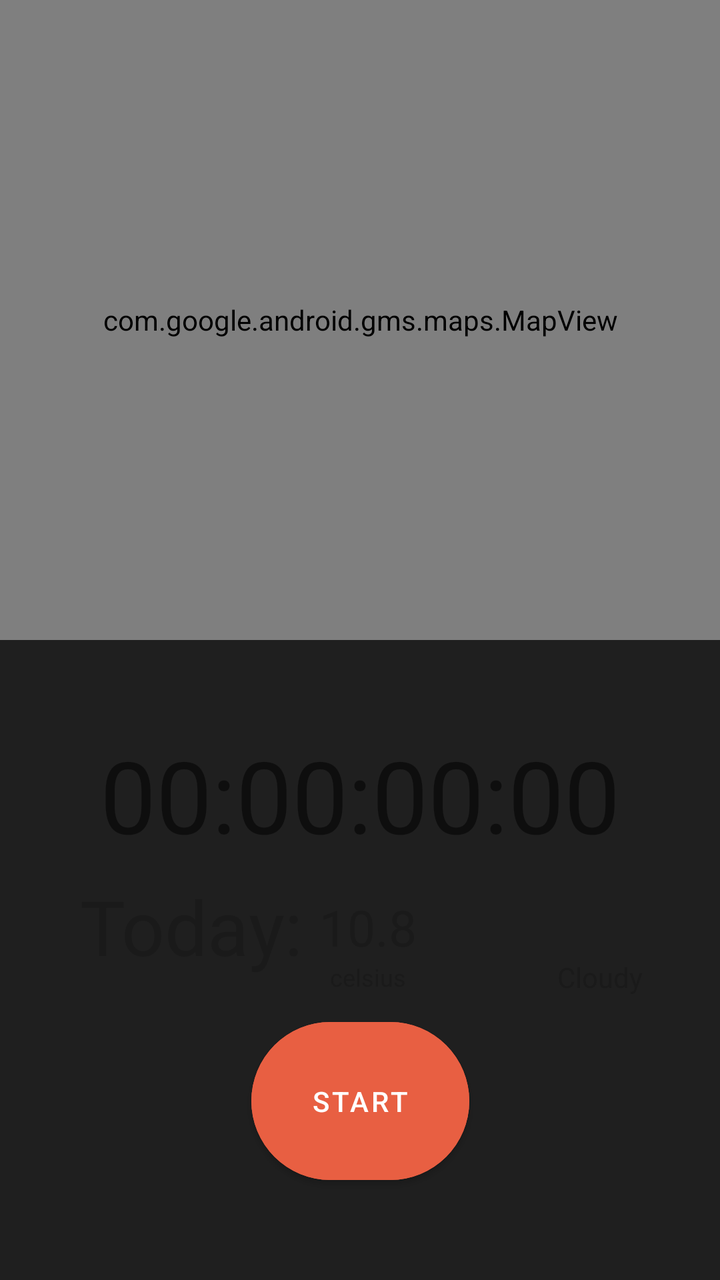
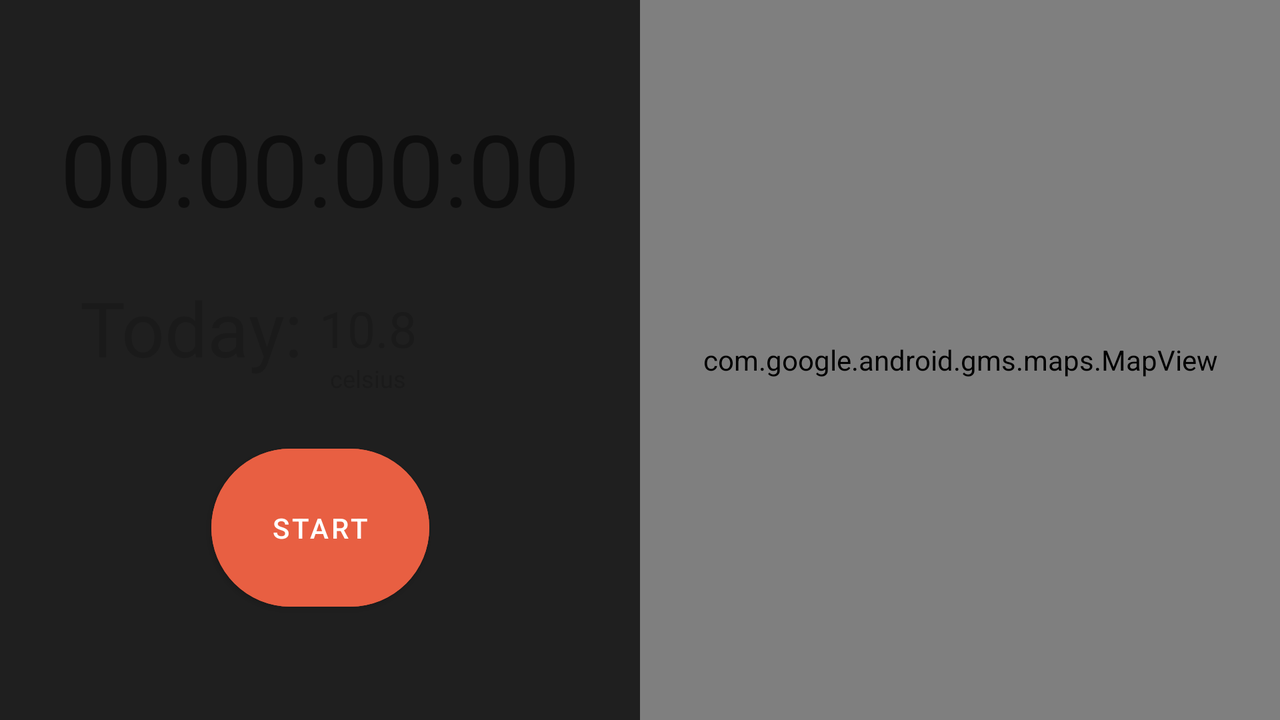

Compare how this app lays out the same screen by default and in its alternative resource folder. The renders come first, then the two layout files and the values they reference.
<!-- AndroidManifest.xml: application theme Theme.BurnIt -->
<!-- res/layout/fragment_tracking.xml -->
<?xml version="1.0" encoding="utf-8"?>
<androidx.constraintlayout.widget.ConstraintLayout xmlns:android="http://schemas.android.com/apk/res/android"
    xmlns:app="http://schemas.android.com/apk/res-auto"
    xmlns:tools="http://schemas.android.com/tools"
    android:layout_width="match_parent"
    android:layout_height="match_parent"
    tools:context=".ui.TrackingFragment">


    <androidx.constraintlayout.widget.ConstraintLayout
        android:id="@+id/clInnerLayout"
        android:layout_width="match_parent"
        android:layout_height="0dp"
        android:background="@color/primaryDark"
        app:layout_constraintBottom_toBottomOf="parent"
        app:layout_constraintEnd_toEndOf="parent"
        app:layout_constraintHorizontal_bias="0.5"
        app:layout_constraintStart_toStartOf="parent"
        app:layout_constraintTop_toBottomOf="@+id/mapView">

        <com.google.android.material.textview.MaterialTextView
            android:id="@+id/tvTimer"
            android:layout_width="wrap_content"
            android:layout_height="wrap_content"
            android:text="@string/timer"
            android:textSize="50sp"
            app:layout_constraintBottom_toTopOf="@+id/btnToggleRun"
            app:layout_constraintEnd_toEndOf="parent"
            app:layout_constraintHorizontal_bias="0.5"
            app:layout_constraintStart_toStartOf="parent"
            app:layout_constraintTop_toTopOf="parent" />

        <androidx.constraintlayout.widget.ConstraintLayout
            android:id="@+id/clWeatherInfo"
            android:layout_width="match_parent"
            android:layout_height="wrap_content"
            android:alpha=".3"
            app:layout_constraintBottom_toTopOf="@id/btnToggleRun"
            app:layout_constraintEnd_toEndOf="parent"
            app:layout_constraintStart_toStartOf="parent"
            app:layout_constraintTop_toBottomOf="@id/tvTimer">

            <com.google.android.material.textview.MaterialTextView
                android:id="@+id/today"
                android:layout_width="wrap_content"
                android:layout_height="wrap_content"
                android:layout_marginStart="40dp"
                android:text="@string/today"
                android:textSize="38sp"
                app:layout_constraintStart_toStartOf="@id/clWeatherInfo"
                app:layout_constraintTop_toTopOf="@id/clWeatherInfo" />

            <com.google.android.material.textview.MaterialTextView
                android:id="@+id/degrees"
                android:layout_width="wrap_content"
                android:layout_height="wrap_content"
                android:layout_marginStart="8dp"
                android:layout_marginBottom="8dp"
                android:gravity="center"
                android:text="@string/_10_8"
                android:textSize="25sp"
                app:layout_constraintBottom_toBottomOf="@id/today"
                app:layout_constraintStart_toEndOf="@id/today" />

            <com.google.android.material.textview.MaterialTextView
                android:layout_width="wrap_content"
                android:layout_height="wrap_content"
                android:text="@string/celsius"
                android:textSize="12sp"
                app:layout_constraintEnd_toEndOf="@id/degrees"
                app:layout_constraintStart_toStartOf="@id/degrees"
                app:layout_constraintTop_toBottomOf="@id/degrees" />

            <ImageView
                android:id="@+id/weatherIcon"
                android:layout_width="40dp"
                android:layout_height="40dp"
                android:layout_marginEnd="40dp"
                android:src="@drawable/cloudy"
                app:layout_constraintBottom_toBottomOf="@id/degrees"
                app:layout_constraintEnd_toEndOf="@id/clWeatherInfo"
                app:layout_constraintTop_toTopOf="@id/clWeatherInfo"
                app:tint="@color/colorWhite" />
            <TextView
                android:id="@+id/weatherType"
                android:layout_width="wrap_content"
                android:layout_height="wrap_content"
                android:text="@string/cloudy"
                app:layout_constraintStart_toStartOf="@id/weatherIcon"
                app:layout_constraintEnd_toEndOf="@+id/weatherIcon"
                app:layout_constraintTop_toBottomOf="@id/weatherIcon"/>

        </androidx.constraintlayout.widget.ConstraintLayout>

        <com.google.android.material.button.MaterialButton
            android:id="@+id/btnToggleRun"
            android:layout_width="wrap_content"
            android:layout_height="wrap_content"
            android:layout_marginTop="30dp"
            android:backgroundTint="@color/colorPrimary"
            android:padding="30dp"
            android:text="@string/start"
            app:cornerRadius="150dp"
            app:layout_constraintBottom_toBottomOf="parent"
            app:layout_constraintEnd_toStartOf="@+id/btnFinishRun"
            app:layout_constraintHorizontal_bias="0.5"
            app:layout_constraintStart_toStartOf="parent"
            app:layout_constraintTop_toBottomOf="@+id/tvTimer" />

        <com.google.android.material.button.MaterialButton
            android:id="@+id/btnFinishRun"
            android:layout_width="wrap_content"
            android:layout_height="wrap_content"
            android:layout_marginTop="30dp"
            android:backgroundTint="@color/colorPrimary"
            android:padding="30dp"
            android:text="@string/finish_run"
            app:cornerRadius="150dp"
            android:visibility="gone"
            app:layout_constraintBottom_toBottomOf="parent"
            app:layout_constraintEnd_toEndOf="parent"
            app:layout_constraintHorizontal_bias="0.5"
            app:layout_constraintStart_toEndOf="@+id/btnToggleRun"
            app:layout_constraintTop_toBottomOf="@+id/tvTimer" />


    </androidx.constraintlayout.widget.ConstraintLayout>

    <com.google.android.material.textview.MaterialTextView
        android:id="@+id/tvLetsGo"
        android:layout_width="wrap_content"
        android:layout_height="wrap_content"
        android:text="@string/let_s_go_username"
        android:textAlignment="center"
        android:textSize="50sp"
        android:visibility="gone"
        app:layout_constraintBottom_toTopOf="@+id/clInnerLayout"
        app:layout_constraintEnd_toEndOf="parent"
        app:layout_constraintHorizontal_bias="0.5"
        app:layout_constraintStart_toStartOf="parent"
        app:layout_constraintTop_toTopOf="parent" />

    <com.google.android.gms.maps.MapView
        android:id="@+id/mapView"
        android:layout_width="match_parent"
        android:layout_height="0dp"
        app:layout_constraintBottom_toTopOf="@+id/clInnerLayout"
        app:layout_constraintEnd_toEndOf="parent"
        app:layout_constraintHorizontal_bias="0.5"
        app:layout_constraintStart_toStartOf="parent"
        app:layout_constraintTop_toTopOf="parent" />


</androidx.constraintlayout.widget.ConstraintLayout>
<!-- resources referenced by this layout -->
<resources>
  <color name="colorPrimary">#e85f42</color>
  <color name="colorWhite">#ffffff</color>
  <color name="primaryDark">#1f1f1f</color>
  <string name="_10_8">10.8</string>
  <string name="celsius">celsius</string>
  <string name="cloudy">Cloudy</string>
  <string name="finish_run">Finish Run</string>
  <string name="let_s_go_username">Let\'s go, USERNAME!</string>
  <string name="start">Start</string>
  <string name="timer">"00:00:00:00"</string>
  <string name="today">Today:</string>
  <style name="Theme.BurnIt" parent="Theme.MaterialComponents.DayNight.DarkActionBar">
          
          <item name="colorPrimary">@color/purple_500</item>
          <item name="colorPrimaryVariant">@color/purple_700</item>
          <item name="colorOnPrimary">@color/white</item>
          
          <item name="colorSecondary">@color/teal_200</item>
          <item name="colorSecondaryVariant">@color/teal_700</item>
          <item name="colorOnSecondary">@color/black</item>
          
          <item name="android:statusBarColor" tools:targetApi="l">?attr/colorPrimaryVariant</item>
          
      </style>
</resources>
<!-- res/layout-land/fragment_tracking.xml (the repository's variant of the layout above) -->
<!-- drawn on the phone turned sideways -->
<?xml version="1.0" encoding="utf-8"?>
<androidx.constraintlayout.widget.ConstraintLayout xmlns:android="http://schemas.android.com/apk/res/android"
    xmlns:app="http://schemas.android.com/apk/res-auto"
    xmlns:tools="http://schemas.android.com/tools"
    android:layout_width="match_parent"
    android:layout_height="match_parent"
    tools:context=".ui.TrackingFragment">

    <androidx.constraintlayout.widget.ConstraintLayout
        android:id="@+id/clInnerLayout"
        android:layout_width="0dp"
        android:layout_height="0dp"
        android:background="@color/primaryDark"
        app:layout_constraintBottom_toBottomOf="parent"
        app:layout_constraintEnd_toStartOf="@+id/mapView"
        app:layout_constraintHorizontal_bias="0.5"
        app:layout_constraintStart_toStartOf="parent"
        app:layout_constraintTop_toTopOf="parent">

        <com.google.android.material.textview.MaterialTextView
            android:id="@+id/tvTimer"
            android:layout_width="wrap_content"
            android:layout_height="wrap_content"
            android:text="@string/timer"
            android:textSize="50sp"
            app:layout_constraintBottom_toTopOf="@+id/btnToggleRun"
            app:layout_constraintEnd_toEndOf="parent"
            app:layout_constraintHorizontal_bias="0.5"
            app:layout_constraintStart_toStartOf="parent"
            app:layout_constraintTop_toTopOf="parent" />

        <androidx.constraintlayout.widget.ConstraintLayout
            android:id="@+id/clWeatherInfo"
            android:layout_width="match_parent"
            android:layout_height="wrap_content"
            android:alpha=".3"
            app:layout_constraintBottom_toTopOf="@id/btnToggleRun"
            app:layout_constraintEnd_toEndOf="parent"
            app:layout_constraintStart_toStartOf="parent"
            app:layout_constraintTop_toBottomOf="@id/tvTimer">

            <com.google.android.material.textview.MaterialTextView
                android:id="@+id/today"
                android:layout_width="wrap_content"
                android:layout_height="wrap_content"
                android:layout_marginStart="40dp"
                android:text="@string/today"
                android:textSize="38sp"
                app:layout_constraintStart_toStartOf="@id/clWeatherInfo"
                app:layout_constraintTop_toTopOf="@id/clWeatherInfo" />

            <com.google.android.material.textview.MaterialTextView
                android:id="@+id/degrees"
                android:layout_width="wrap_content"
                android:layout_height="wrap_content"
                android:layout_marginStart="8dp"
                android:layout_marginBottom="8dp"
                android:gravity="center"
                android:text="@string/_10_8"
                android:textSize="25sp"
                app:layout_constraintBottom_toBottomOf="@id/today"
                app:layout_constraintStart_toEndOf="@id/today" />

            <com.google.android.material.textview.MaterialTextView
                android:layout_width="wrap_content"
                android:layout_height="wrap_content"
                android:text="@string/celsius"
                android:textSize="12sp"
                app:layout_constraintEnd_toEndOf="@id/degrees"
                app:layout_constraintStart_toStartOf="@id/degrees"
                app:layout_constraintTop_toBottomOf="@id/degrees" />

            <ImageView
                android:layout_width="40dp"
                android:layout_height="40dp"
                android:layout_marginEnd="40dp"
                android:src="@drawable/cloudy"
                app:layout_constraintBottom_toBottomOf="@id/degrees"
                app:layout_constraintEnd_toEndOf="@id/clWeatherInfo"
                app:layout_constraintTop_toTopOf="@id/clWeatherInfo"
                app:tint="@color/colorWhite" />

        </androidx.constraintlayout.widget.ConstraintLayout>

        <com.google.android.material.button.MaterialButton
            android:id="@+id/btnToggleRun"
            android:layout_width="wrap_content"
            android:layout_height="wrap_content"
            android:layout_marginTop="50dp"
            android:backgroundTint="@color/colorPrimary"
            android:padding="30dp"
            android:text="@string/start"
            app:cornerRadius="150dp"
            app:layout_constraintBottom_toBottomOf="parent"
            app:layout_constraintEnd_toStartOf="@+id/btnFinishRun"
            app:layout_constraintHorizontal_bias="0.5"
            app:layout_constraintStart_toStartOf="parent"
            app:layout_constraintTop_toBottomOf="@+id/tvTimer" />

        <com.google.android.material.button.MaterialButton
            android:id="@+id/btnFinishRun"
            android:layout_width="wrap_content"
            android:layout_height="wrap_content"
            android:layout_marginTop="50dp"
            android:visibility="gone"
            android:backgroundTint="@color/colorPrimary"
            android:padding="30dp"
            android:text="@string/finish_run"
            app:cornerRadius="150dp"
            app:layout_constraintBottom_toBottomOf="parent"
            app:layout_constraintEnd_toEndOf="parent"
            app:layout_constraintHorizontal_bias="0.5"
            app:layout_constraintStart_toEndOf="@+id/btnToggleRun"
            app:layout_constraintTop_toBottomOf="@+id/tvTimer" />

    </androidx.constraintlayout.widget.ConstraintLayout>

    <com.google.android.gms.maps.MapView
        android:id="@+id/mapView"
        android:layout_width="0dp"
        android:layout_height="0dp"
        android:visibility="visible"
        app:layout_constraintBottom_toBottomOf="parent"
        app:layout_constraintEnd_toEndOf="parent"
        app:layout_constraintHorizontal_bias="0.5"
        app:layout_constraintStart_toEndOf="@+id/clInnerLayout"
        app:layout_constraintTop_toTopOf="parent" />


</androidx.constraintlayout.widget.ConstraintLayout>
<!-- resources referenced by the variant -->
<!-- as the phone turned sideways resolves them -->
<resources>
  <color name="colorPrimary">#e85f42</color>
  <color name="colorWhite">#ffffff</color>
  <color name="primaryDark">#1f1f1f</color>
  <string name="_10_8">10.8</string>
  <string name="celsius">celsius</string>
  <string name="finish_run">Finish Run</string>
  <string name="start">Start</string>
  <string name="timer">"00:00:00:00"</string>
  <string name="today">Today:</string>
  <style name="Theme.BurnIt" parent="Theme.MaterialComponents.DayNight.DarkActionBar">
          
          <item name="colorPrimary">@color/purple_500</item>
          <item name="colorPrimaryVariant">@color/purple_700</item>
          <item name="colorOnPrimary">@color/white</item>
          
          <item name="colorSecondary">@color/teal_200</item>
          <item name="colorSecondaryVariant">@color/teal_700</item>
          <item name="colorOnSecondary">@color/black</item>
          
          <item name="android:statusBarColor" tools:targetApi="l">?attr/colorPrimaryVariant</item>
          
      </style>
</resources>
